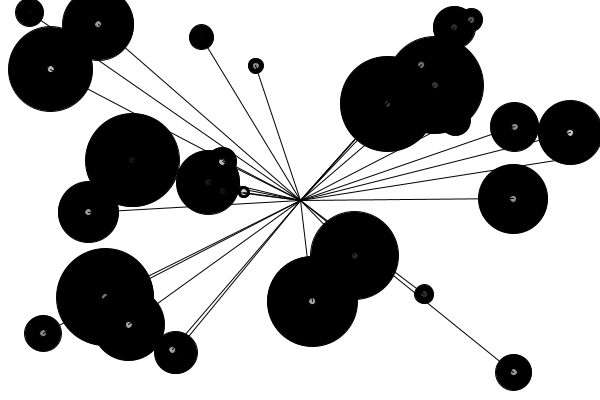
Frame 1 (no input)
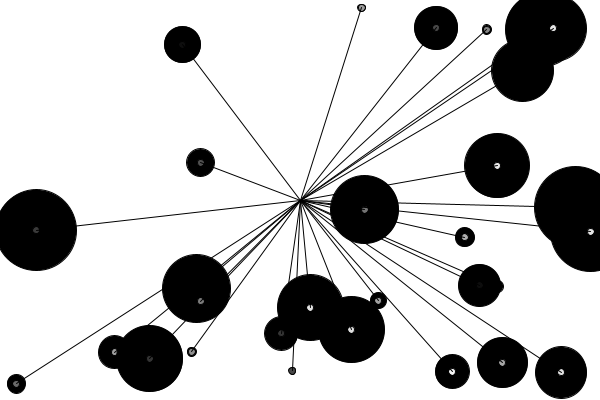
Frame 2 (the mouse pressed at the canvas centre, redrawn once)

The Processing sketch that drew these frames (run headless with seeded random() and noise(); the mouse was pressed at the canvas centre and the sketch redrawn once):

// Processing sketch: processing_58581
// ── processing_58581.pde


int Objectos;  //variável para conjunto de objectos

float posX, posY; // variáveis para a posição de x e y
float diametro; // variavel para o diâmetro

void setup() {//definir o Setup
  
  size(600,400);//tamanho da janela
  background (255); //cor do fundo
  smooth();//para anular o pixelizado das imagens dando-lhe um ar mais "macio"
  noLoop();//faz com que o processing execute o código uma só vez
  
  
  Objectos = 30;//definição a quantidade de objectos no grupo
}

void draw(){//executar o código
  background(255);//cor do fundo
  
  for ( int i = 0; i <Objectos; i++)//criaremos um sequência de repetições que começará em 0 e será menor que 30
  {
     posX = random (width); // definir a posição de x
     posY = random (height); // definir a posição de y
     diametro = random (5, 100); // definir os valores do diâmetro
     
     fill(0);//preenchimento dos círculos maiores
     ellipse ( posX, posY, diametro, diametro); //elipses maiores
     fill(random(255));//preenchimento dos círculos mais pequenos
     ellipse ( posX, posY, 7,7); // elipses mais pequenas

     line(width/2,height/2,posX,posY);//linhas
  } 
           
}
